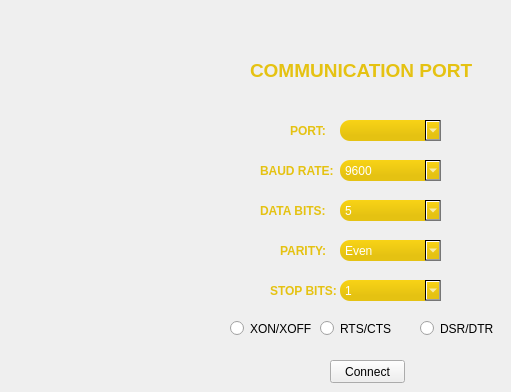
    <widget class="QWidget" name="connectPage">
     <widget class="QComboBox" name="BaudRateBox">
      <property name="geometry">
       <rect>
        <x>340</x>
        <y>160</y>
        <width>101</width>
        <height>21</height>
       </rect>
      </property>
      <property name="styleSheet">
       <string notr="true">QComboBox{
color:rgb(255, 255, 255);
background-color:qlineargradient(spread:pad, x1:0.489, y1:0.739, x2:0.477273, y2:0, stop:0 rgba(229, 194, 18, 255), stop:1 rgba(248, 211, 22, 255));
border-radius:10px
}</string>
      </property>
      <item>
       <property name="text">
        <string>9600</string>
       </property>
      </item>
     </widget>
     <widget class="QComboBox" name="BitsBox">
      <property name="geometry">
       <rect>
        <x>340</x>
        <y>200</y>
        <width>101</width>
        <height>21</height>
       </rect>
      </property>
      <property name="styleSheet">
       <string notr="true">QComboBox{
color:rgb(255, 255, 255);
background-color:qlineargradient(spread:pad, x1:0.489, y1:0.739, x2:0.477273, y2:0, stop:0 rgba(229, 194, 18, 255), stop:1 rgba(248, 211, 22, 255));
border-radius:10px
}</string>
      </property>
      <item>
       <property name="text">
        <string>5</string>
       </property>
      </item>
      <item>
       <property name="text">
        <string>6</string>
       </property>
      </item>
      <item>
       <property name="text">
        <string>7</string>
       </property>
      </item>
      <item>
       <property name="text">
        <string>8</string>
       </property>
      </item>
     </widget>
     <widget class="QComboBox" name="PortBox">
      <property name="geometry">
       <rect>
        <x>340</x>
        <y>120</y>
        <width>101</width>
        <height>21</height>
       </rect>
      </property>
      <property name="styleSheet">
       <string notr="true">QComboBox{
color:rgb(255, 255, 255);
background-color:qlineargradient(spread:pad, x1:0.489, y1:0.739, x2:0.477273, y2:0, stop:0 rgba(229, 194, 18, 255), stop:1 rgba(248, 211, 22, 255));
border-radius:10px
}</string>
      </property>
     </widget>
     <widget class="QLabel" name="label_4">
      <property name="geometry">
       <rect>
        <x>290</x>
        <y>120</y>
        <width>41</width>
        <height>21</height>
       </rect>
      </property>
      <property name="font">
       <font>
        <pointsize>9</pointsize>
        <weight>75</weight>
        <bold>true</bold>
       </font>
      </property>
      <property name="styleSheet">
       <string notr="true">QLabel{
background-color:none;
color:qlineargradient(spread:pad, x1:0.489, y1:0.739, x2:0.477273, y2:0, stop:0 rgba(229, 194, 18, 255), stop:1 rgba(248, 211, 22, 255))
}</string>
      </property>
      <property name="text">
       <string>PORT:</string>
      </property>
     </widget>
     <widget class="QLabel" name="label_5">
      <property name="geometry">
       <rect>
        <x>260</x>
        <y>160</y>
        <width>81</width>
        <height>21</height>
       </rect>
      </property>
      <property name="font">
       <font>
        <pointsize>9</pointsize>
        <weight>75</weight>
        <bold>true</bold>
       </font>
      </property>
      <property name="styleSheet">
       <string notr="true">QLabel{
background-color:none;
color:qlineargradient(spread:pad, x1:0.489, y1:0.739, x2:0.477273, y2:0, stop:0 rgba(229, 194, 18, 255), stop:1 rgba(248, 211, 22, 255))
}</string>
      </property>
      <property name="text">
       <string>BAUD RATE:</string>
      </property>
     </widget>
     <widget class="QLabel" name="label_8">
      <property name="geometry">
       <rect>
        <x>260</x>
        <y>200</y>
        <width>81</width>
        <height>21</height>
       </rect>
      </property>
      <property name="font">
       <font>
        <pointsize>9</pointsize>
        <weight>75</weight>
        <bold>true</bold>
       </font>
      </property>
      <property name="styleSheet">
       <string notr="true">QLabel{
background-color:none;
color:qlineargradient(spread:pad, x1:0.489, y1:0.739, x2:0.477273, y2:0, stop:0 rgba(229, 194, 18, 255), stop:1 rgba(248, 211, 22, 255))
}</string>
      </property>
      <property name="text">
       <string>DATA BITS:</string>
      </property>
     </widget>
     <widget class="QLabel" name="label_6">
      <property name="geometry">
       <rect>
        <x>250</x>
        <y>20</y>
        <width>251</width>
        <height>101</height>
       </rect>
      </property>
      <property name="font">
       <font>
        <pointsize>14</pointsize>
        <weight>75</weight>
        <bold>true</bold>
       </font>
      </property>
      <property name="styleSheet">
       <string notr="true">QLabel{
background-color:none;
color:qlineargradient(spread:pad, x1:0.489, y1:0.739, x2:0.477273, y2:0, stop:0 rgba(229, 194, 18, 255), stop:1 rgba(248, 211, 22, 255))
}</string>
      </property>
      <property name="text">
       <string>COMMUNICATION PORT</string>
      </property>
     </widget>
     <widget class="QPushButton" name="connectButton">
      <property name="geometry">
       <rect>
        <x>330</x>
        <y>360</y>
        <width>75</width>
        <height>23</height>
       </rect>
      </property>
      <property name="styleSheet">
       <string notr="true">QPushButton {

}</string>
      </property>
      <property name="text">
       <string>Connect</string>
      </property>
     </widget>
     <widget class="QComboBox" name="StopBitsBox">
      <property name="geometry">
       <rect>
        <x>340</x>
        <y>280</y>
        <width>101</width>
        <height>21</height>
       </rect>
      </property>
      <property name="styleSheet">
       <string notr="true">QComboBox{
color:rgb(255, 255, 255);
background-color:qlineargradient(spread:pad, x1:0.489, y1:0.739, x2:0.477273, y2:0, stop:0 rgba(229, 194, 18, 255), stop:1 rgba(248, 211, 22, 255));
border-radius:10px
}</string>
      </property>
      <item>
       <property name="text">
        <string>1</string>
       </property>
      </item>
      <item>
       <property name="text">
        <string>1.5</string>
       </property>
      </item>
      <item>
       <property name="text">
        <string>2</string>
       </property>
      </item>
     </widget>
     <widget class="QComboBox" name="ParityBox">
      <property name="geometry">
       <rect>
        <x>340</x>
        <y>240</y>
        <width>101</width>
        <height>21</height>
       </rect>
      </property>
      <property name="styleSheet">
       <string notr="true">QComboBox{
color:rgb(255, 255, 255);
background-color:qlineargradient(spread:pad, x1:0.489, y1:0.739, x2:0.477273, y2:0, stop:0 rgba(229, 194, 18, 255), stop:1 rgba(248, 211, 22, 255));
border-radius:10px
}</string>
      </property>
      <item>
       <property name="text">
        <string>Even</string>
       </property>
      </item>
      <item>
       <property name="text">
        <string>Odd</string>
       </property>
      </item>
      <item>
       <property name="text">
        <string>Mark</string>
       </property>
      </item>
      <item>
       <property name="text">
        <string>None</string>
       </property>
      </item>
      <item>
       <property name="text">
        <string>Space</string>
       </property>
      </item>
     </widget>
     <widget class="QLabel" name="label_7">
      <property name="geometry">
       <rect>
        <x>280</x>
        <y>240</y>
        <width>51</width>
        <height>21</height>
       </rect>
      </property>
      <property name="font">
       <font>
        <pointsize>9</pointsize>
        <weight>75</weight>
        <bold>true</bold>
       </font>
      </property>
      <property name="styleSheet">
       <string notr="true">QLabel{
background-color:none;
color:qlineargradient(spread:pad, x1:0.489, y1:0.739, x2:0.477273, y2:0, stop:0 rgba(229, 194, 18, 255), stop:1 rgba(248, 211, 22, 255))
}</string>
      </property>
      <property name="text">
       <string>PARITY:</string>
      </property>
     </widget>
     <widget class="QLabel" name="label_9">
      <property name="geometry">
       <rect>
        <x>270</x>
        <y>280</y>
        <width>71</width>
        <height>21</height>
       </rect>
      </property>
      <property name="font">
       <font>
        <pointsize>9</pointsize>
        <weight>75</weight>
        <bold>true</bold>
       </font>
      </property>
      <property name="styleSheet">
       <string notr="true">QLabel{
background-color:none;
color:qlineargradient(spread:pad, x1:0.489, y1:0.739, x2:0.477273, y2:0, stop:0 rgba(229, 194, 18, 255), stop:1 rgba(248, 211, 22, 255))
}</string>
      </property>
      <property name="text">
       <string>STOP BITS:</string>
      </property>
     </widget>
     <widget class="QRadioButton" name="xonXoffradioButton">
      <property name="geometry">
       <rect>
        <x>230</x>
        <y>320</y>
        <width>82</width>
        <height>17</height>
       </rect>
      </property>
      <property name="text">
       <string>XON/XOFF</string>
      </property>
     </widget>
     <widget class="QRadioButton" name="rtsCtsradioButton">
      <property name="geometry">
       <rect>
        <x>320</x>
        <y>320</y>
        <width>82</width>
        <height>17</height>
       </rect>
      </property>
      <property name="text">
       <string>RTS/CTS</string>
      </property>
     </widget>
     <widget class="QRadioButton" name="dsrDtrradioButton">
      <property name="geometry">
       <rect>
        <x>420</x>
        <y>320</y>
        <width>82</width>
        <height>17</height>
       </rect>
      </property>
      <property name="text">
       <string>DSR/DTR</string>
      </property>
     </widget>
    </widget>
